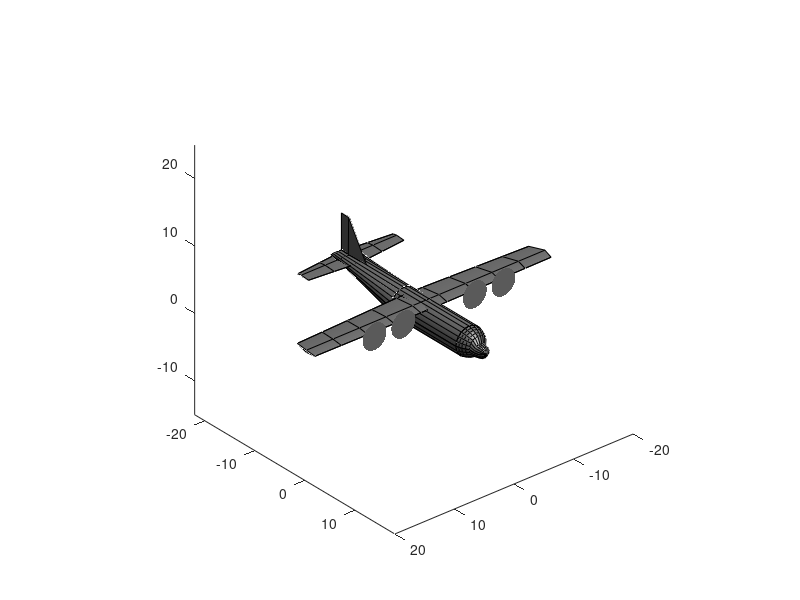

Recreate this plot in MATLAB.
function [h] = c130(varargin) 
%C130 draws a simple 3D airplane loosely modelled after a Lockheed C-130.
% 
%% c130 Syntax 
% 
%  c130 
%  c130(x,y,z)
%  c130(...,'roll',RollDegrees)
%  c130(...,'pitch',PitchDegrees)
%  c130(...,'yaw',YawDegrees)
%  c130(...,'color',AirplaneColor)
%  c130(...,'fuselage',FuseLageColor)
%  c130(...,'wing',WingColor)
%  c130(...,'tailwing',TailwingColor)
%  c130(...,'fin',FinColor)
%  c130(...,'prop',PropellerColor)
%  c130(...,'scale',SizeScaleFactor)
%  c130(...,'z',ZScaleFactor)
%  c130(...,'linestyle','LineStyle')
%  c130(...,'linecolor',LineColor)
%  h = c130(...)
% 
%% c130 Description
%
% c130 draws a 3D airplane.
% 
% c130(x,y,z) draws an airplane centered approximately at the location
% given by x,y,z, where x, y, and z must be scalar values. 
% 
% c130(...,'roll',RollDegrees) specifies roll of the aircraft in degrees
% relative to the approximate center of gravity of the aircraft. 
%
% c130(...,'pitch',PitchDegrees) specifies pitch of the aircraft in
% degrees.
%
% c130(...,'yaw',YawDegrees) specifies yaw of the aircraft in degrees in
% the global coordinate system. The xyz2rpy function may help with
% determining appropriate yaw values. 
%
% c130(...,'color',AirplaneColor) specifies a color of all surfaces of
% the plane.  Color may be given by Matlab color name (e.g., 'red'),
% Matlab color abbreviation (e.g., 'r'), or RGB value (e.g., [1 0 0]).
% The 'color' option may be paired with options for specifying colors of
% specific parts of the plane.  For example, c130('color','b','wing',y)
% creates a blue airplane with yellow wings. Default color is gray. 
%
% c130(...,'fuselage',FuselageColor) specifies fuselage color. 
%
% c130(...,'wing',WingColor) specifies wing color. 
%
% c130(...,'tailwing',TailwingColor) specifies color of horizontal
% stabilizer wings at the tail of the plane. 
%
% c130(...,'fin',FinColor) specifies color of the vertical stabilizer fin
% at the tail of the plane. 
%
% c130(...,'prop',PropellerColor) specifies propeller color. 
%
% c130(...,'scale',SizeScaleFactor) scales dimensions of the plane by
% some scalar factor. By default, c130 draws an airplane with dimensions
% which approximately match the dimensions C-130 airplane in meters.  If you'd 
% like to draw a C-130 in dimensions of feet, try c130('scale',3.281). 
%
% c130(...,'z',ZScaleFactor) scales only vertical dimensions by some
% scalar value.  This may be useful if you're animating an airplane in a
% coordinate system where the vertical dimension is stretched to show
% relief.  If your axes are not equal, consider a ZScaleFactor given by
% the ratio of (xlim(2)-xlim(1))/(zlim(2)-zlim(1)). 
%
% c130(...,'linestyle','LineStyle') specifies style of the lines
% connecting surface vertices. Default is '-', but can be set to any
% valid linestyle, including 'none' to show a smooth surface. 
%
% c130(...,'linecolor',LineColor) specifies edge color of lines
% connecting surface verticies. Default line color is black. 
% 
% h = c130(...) returns handles of the 13 surface objects created by
% c130. Handles correspond to the following: 
% 
%   * h(1): main fuselage. 
%   * h(2): nose. 
%   * h(3): tail section of fuselage. 
%   * h(4): top side of main wing. 
%   * h(5): under side of main wing. 
%   * h(6): top side of tail wing. 
%   * h(7): under side of tail wing. 
%   * h(8): right side of fin. 
%   * h(9): left side of fin. 
%   * h(10:13): propellers.
%
%% Author Info
% Chad A. Greene of the University of Texas Institute for Geophysics (UTIG)
% wrote this on Saturday, September 27, 2014. Feel free to visit Chad on
% over at http://www.chadagreene.com. 
% 
% See also xyz2rpy

%% Set Defaults: 

wingColor     = .5*[1 1 1];
fusColor      = .5*[1 1 1];
tailWingColor = .5*[1 1 1];
finColor      = .5*[1 1 1];
propColor     = .5*[1 1 1];
edgeColor     = 'k';
linestyle     = '-'; 
scale         = 1; 
zscale        = 1; 
setroll       = false; 
setpitch      = false; 
setyaw        = false; 

%% Parse Inputs: 

if nargin>2 && isnumeric(varargin{1}) && isnumeric(varargin{2}) && isnumeric(varargin{3})
    x = varargin{1}; 
    y = varargin{2}; 
    z = varargin{3};
    xg = x;
    yg = y;
    zg = z;
    assert(isscalar(x)==1,'c130 input x must be a scalar.')
    assert(isscalar(y)==1,'c130 input y must be a scalar.')
    assert(isscalar(z)==1,'c130 input z must be a scalar.')
else
    x = 0; 
    y = 0; 
    z = 0; 
end

tmp = strncmpi(varargin,'col',3); 
if any(tmp)
    wingColor     = varargin{find(tmp)+1}; 
    fusColor      = varargin{find(tmp)+1}; 
    tailWingColor = varargin{find(tmp)+1}; 
    finColor      = varargin{find(tmp)+1}; 
end

tmp = strncmpi(varargin,'fus',3)|strcmpi(varargin,'body'); 
if any(tmp)
    fusColor = varargin{find(tmp)+1}; 
end

tmp = strncmpi(varargin,'wing',4); 
if any(tmp)
    wingColor = varargin{find(tmp)+1}; 
end

tmp = strncmpi(varargin,'tail',4); 
if any(tmp)
    tailWingColor = varargin{find(tmp)+1}; 
end

tmp = strncmpi(varargin,'fin',3); 
if any(tmp)
    finColor = varargin{find(tmp)+1}; 
end

tmp = strncmpi(varargin,'prop',4); 
if any(tmp)
    propColor = varargin{find(tmp)+1}; 
end

tmp = strcmpi(varargin,'scale');  
if any(tmp) 
    scale = varargin{find(tmp)+1}; 
    assert(isscalar(scale)==1,'It may seem redundant, but the scale must be a scalar.')
end

tmp = strncmpi(varargin,'z',1); 
if any(tmp)
    zscale = varargin{find(tmp)+1}; 
    assert(isscalar(zscale)==1,'It may seem redundant, but the z scale must be a scalar.')
end

tmp = strncmpi(varargin,'lines',5); 
if any(tmp)
    linestyle = varargin{find(tmp)+1}; 
    assert(isnumeric(linestyle)==0,'LineStyle cannot be numeric.')
end

tmp = strncmpi(varargin,'linecol',7)|strncmpi(varargin,'edgecol',3); 
if any(tmp)
    edgeColor = varargin{find(tmp)+1}; 
end

tmp = strcmpi(varargin,'roll')|strcmpi(varargin,'biscuits'); 
if any(tmp)
    setroll = true; 
    roll = varargin{find(tmp)+1}; 
    assert(isscalar(roll)==1,'Roll must be a scalar value in degrees.')
end

tmp = strcmpi(varargin,'pitch'); 
if any(tmp)
    setpitch = true; 
    pitch = varargin{find(tmp)+1}; 
    assert(isscalar(pitch)==1,'Pitch must be a scalar value in degrees.')
end

tmp = strcmpi(varargin,'yaw')|strcmpi(varargin,'yall'); % to accommodate our southern friends 
if any(tmp)
    setyaw = true; 
    yaw = varargin{find(tmp)+1}; 
    assert(isscalar(yaw)==1,'Yaw must be a scalar value in degrees.')
end

%% Dimensions: 

wingspan = 40*scale; 
tailwingspan = 16*scale; 
tailLength = 12.5*scale; 
fusLength = 13*scale;  
fusRadius = 2.2*scale;  
wingWidth = 5*scale; % changing wingWidth will affect several dimensions

% Center the dimensions:
y = y+9*wingWidth/5;
z = z+fusRadius; 
zg = z;

%% Determine if a figure is already open: 

initialHoldState = 0; 
SetView = isempty(get(gcf,'CurrentAxes'));
    
if ~SetView
    if ishold
        initialHoldState = 1; % documents initial hold state to reset it later 
    else 
        cla % if hold is on initially, clear the axes and make a new plot
        SetView = true;
    end      
end

%% Draw surfaces: 

% Fuselage: 
[xcf,zcf,ycf] = cylinder(fusRadius); 
h(1) = surface(xcf+x,y-ycf*fusLength,z+zcf*zscale,...
    'facecolor',fusColor,'linestyle',linestyle,...
    'edgecolor',edgeColor);
if ~initialHoldState
    hold on
end

% Nose: 
[xcn,zcn,ycn] = cylinder(fusRadius.*([1 .95 .9 .8 .7 .5 .5 .5 .5]).*(cos(linspace(0,pi/2,9)).^.2)); 
zcn(6:end,:) = zcn(6:end,:)-fusRadius/5; 
ycn = -ycn.*.7*wingWidth; 
h(2) = surface(x+xcn,y-ycn,z+zcn*zscale,...
    'facecolor',fusColor,'linestyle',linestyle,...
    'edgecolor',edgeColor);

% Tail
x1 = xcf(1,:); 
x2 = .8*x1;% zeros(size(x1)); 
y1 = fusLength*ones(size(x1)); 
y2 = y1+tailLength; 
z1 = zcf(1,:); 
z2 = fusRadius*ones(size(z1)); 
h(3) = surface(x+[x1;x2],y-[y1;y2],z+[z1;z2]*zscale,...
    'facecolor',tailWingColor,'linestyle',linestyle,...
    'edgecolor',edgeColor);

% Wings: 
xw1 = -linspace(-wingspan/2,wingspan/2,10); 
yw1 = 1.4*wingWidth + abs(xw1)/100; 
yw2 = zeros(size(xw1))+1.4*wingWidth + wingWidth/3; 
yw3 = yw1 + wingWidth-abs(xw1)/20; 
zw1 = .85*fusRadius*ones(size(xw1)); 
h(4) = surface(x+[.99*xw1;xw1;.97*xw1],y-[yw1;yw2;yw3],...
    z+[zw1;zw1+.15*fusRadius;zw1]*zscale,'facecolor',wingColor,...
    'linestyle',linestyle,'edgecolor',edgeColor);
h(5) = surface(x+[.99*xw1;xw1;.97*xw1],y-[yw1;yw2;yw3],...
    z+[zw1;zw1;zw1]*zscale,'facecolor',wingColor,...
    'linestyle',linestyle,'edgecolor',edgeColor);

% tail wing: 
xtw1 = -linspace(-tailwingspan/2,tailwingspan/2,5); 
xtw = [xtw1;xtw1;xtw1];
ytw1 = fusLength+.7*tailLength+ abs(xtw1)/10;
ytw2 = zeros(size(xtw1))+ fusLength+.88*tailLength;
ytw3 = ytw2+.12*tailLength-abs(xtw1)/10;
ytw = [ytw1; ytw2;ytw3]; 
ztw1 = .9*fusRadius*ones(size(xtw1)); 
h(6) = surface(x+xtw,y-ytw,z+[ztw1;ztw1+.05*fusRadius;ztw1]*zscale,...
    'facecolor',tailWingColor,'linestyle',linestyle,...
    'edgecolor',edgeColor); 
h(7) = surface(x+xtw,y-ytw,z+[ztw1;ztw1;ztw1]*zscale,...
    'facecolor',tailWingColor,'linestyle',linestyle,...
    'edgecolor',edgeColor);

% Fin:
finColor = tailWingColor;
yts = fusLength+tailLength*[1 .88 .6]; 
yts = [yts;yts]; 
zts = fusRadius*[1 1 1]; 
zts(2,:)= zts+1.1*wingWidth*[1 1 0]; 
xts = [0 fusRadius/20 0;0 fusRadius/40 0]; 
h(8) = surface(x+xts,y-yts,z+zts*zscale,...
    'facecolor',finColor,'linestyle',linestyle,...
    'edgecolor',edgeColor);
h(9) = surface(x-xts,y-yts,z+zts*zscale,...
    'facecolor',finColor,'linestyle',linestyle,...
    'edgecolor',edgeColor);

% Propellers: 
xp = .4*wingWidth*sin(0:.2:2*pi); 
zp = .4*wingWidth*cos(0:.2:2*pi)+.4*wingWidth; 
yp = zeros(size(xp))-1.2*wingWidth; 
h(10) = patch(x+xp-2.16*wingWidth,y+yp,z+zp*zscale,propColor); 
h(11) = patch(x+xp+2.16*wingWidth,y+yp,z+zp*zscale,propColor); 
h(12) = patch(x+xp-1.2*wingWidth,y+yp,z+zp*zscale,propColor); 
h(13) = patch(x+xp+1.2*wingWidth,y+yp,z+zp*zscale,propColor); 
% transparent propellers
set(h(10:13),'facealpha',0,'edgealpha',0)

%% Set Roll, Pitch, and Yaw: 
if setroll
    rotate(h,[0 1 0],roll,[x y z]);
end
if setpitch
    rotate(h,[1 0 0],pitch,[x y z]);
end
if setyaw
    rotate(h,[0 0 1],yaw,[x y z]);
end

%% Set view
if SetView
    view([140 30]); 
    axis tight equal
    lighting gouraud
    camlight
else
    axis auto
end

%% Clean up: 

% Return axes to initial hold state
if ~initialHoldState
    hold off
end
    
% Discard surface handles if they're unwanted: 
if nargout==0
    clear h
end
end
